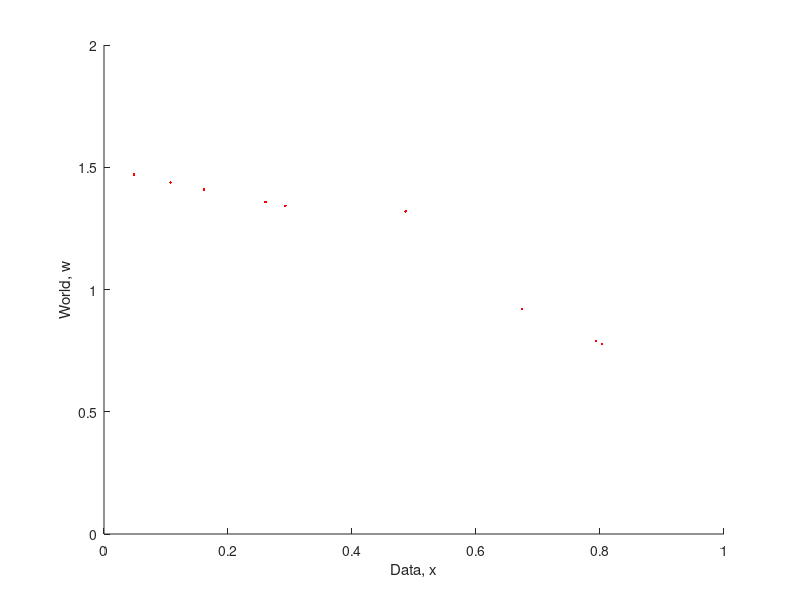
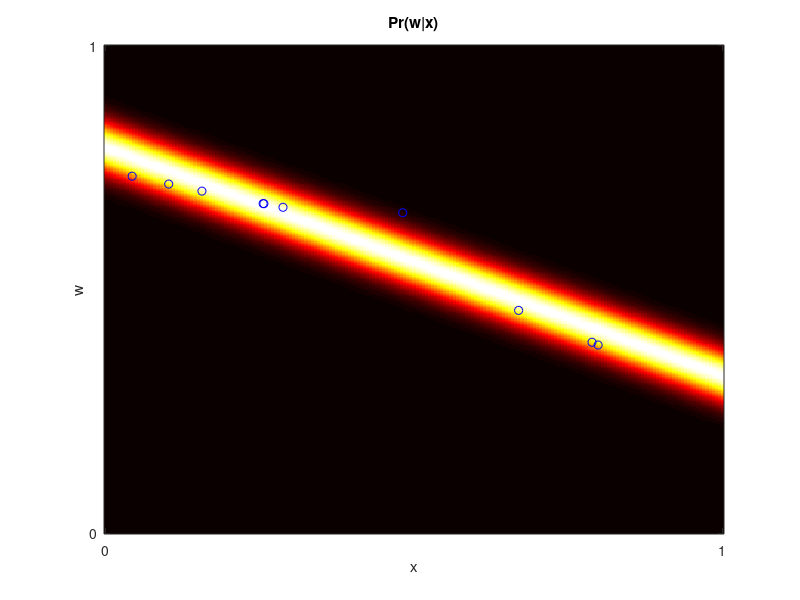

Write MATLAB code to recreate these figures, in order.
function r=practicalRegress1

%The goal of this practical is to investigate methods for regression
%In part 1 we look at linear regression with maximum likelihood learning
%In part 2 we look at linear regression with Bayesian learning
%In part 3 we look at non-linear regression
%In part 4, observe Gaussian process regression; step through in debugger.


%Work your way through these Matlab examples filling in code where it says
%"TO DO"


%close all figures
close all;

%set seeds for random number generators 
%so we get the same random numbers each time
rand('seed',5);
randn('seed',5);


%define actual parameters
offsetActual = 1.5;  % this is phi_0 in the notes
slopeActual = -0.8;  % this is phi_1 in the notes
noiseActual = 0.01;  % this is sigma^2 in the notes


%generate some data 
nData = 10;
x = rand(1,nData);
w = offsetActual + slopeActual * x + sqrt(noiseActual) * randn(1,nData);
%Transpose w so that it is a column vector like in the notes
w = w';


%display this data
figure; set(gcf,'Color',[1 1 1]);
plot(x,w','r.');
xlabel('Data, x'); ylabel('World, w');
set(gca,'Box','Off'); 
xlim([0 1]);ylim([0 2]);

%now the problem is to fit the data
%TODO  - fill in this routine (at the bottom of this file, where its
%skeleton can already be found)
[offsetEst slopeEst noiseEst] = fitLinearRegressionML(x,w);

%Let's draw a figure to show the posterior probability 
%of the world as a function of the data
%For every x, the model predicts a normal distribution over w

x2 = 0:0.005:1;
% TO DO Inference: Compute the mean and variance of the prediction for each element of
% x2.  Replace this:
x2a = [ones(size(x2)); x2];
predMean = (x2a.' * [offsetEst; slopeEst]).';
predVar = noiseEst * ones(size(x2));


% performing checks on the size of the data created 
if ~(isvector(predMean) && size(predMean, 2)==length(x2))
    error('predMean should be same size as variable x2');
elseif ~(isvector(predVar) && size(predVar, 2)==length(x2))
    error('predVar should be same size as variable x2');
end

%compute the pixel colours for the image - one Gaussian in each column
wFig = 0:0.005:2;
postFun = zeros(length(wFig),length(x2));
for (cX= 1:length(x2))
    postFun(:,cX)= (1./sqrt(2*pi*predVar(cX))).*exp(-0.5 *((wFig-predMean(cX)).^2)./predVar(cX));
end;

%draw the figure
figure; set(gcf,'Color',[1 1 1]);
imagesc(postFun); colormap(hot);
set(gca,'YDir','Normal');
hold on;
%draw the points on top - they need to be rescaled so that they are in the 
%units of the pixels used to draw the picture
plot((x-x2(1))/(x2(2)-x2(1)), (w'-wFig(1))/(wFig(2)-wFig(1)),'bo');
%draw the units on the graph
set(gca,'XTick',[1 length(x2)]);
set(gca,'XTickLabel',{'0','1'});
set(gca,'YTick',[1 length(wFig)]);
set(gca,'YTickLabel',{'0','1'});
xlabel('x');
ylabel('w');
title('Pr(w|x)');


%The goal of this routine is to take data x and w and fit the three
%parameters of the linear regression model
function [offsetEst slopeEst noiseEst] = fitLinearRegressionML(x,w)

%number of data points 
nData = size(x,2); % I

%TODO add a one to the start of each data example x

x = [ ones(1,nData); x ];

%TODO compute phi vector (contains offset and slope)
%REPLACE THIS:
phi = ones(1,2);
phi = inv(x * x.') * x * w;

%extract the slope and offset from this vector
offsetEst = phi(1);
slopeEst = phi(2);

%compute the variance parameter
%Replace this
noiseEst = (w - x.' * phi).' * (w - x.' * phi) / nData;

% performing checks on the data created
if ~(isvector(phi) && length(phi)==2)
    error('phi should have size 2 x 1');
elseif ~isscalar(noiseEst)
    error('noiseEst should be scalar');
end
